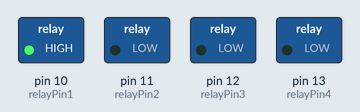
Bench run of a sketch on a simulated Arduino Uno, built with avr-gcc and run on an emulated ATmega328P. On the bench: switched loads named in the sketch (green lamp = pin HIGH). Dashed ring = blinking.

Above: at 0.5 s.
Timing chart, 0 to 4.6 s (numbered marks = the images above):
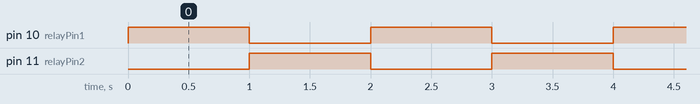

The sketch:

DC-Motor-Control-with-Relays.ino
```cpp
// Define the digital pin numbers connected to the relay control pins
const int relayPin1 = 10;
const int relayPin2 = 11;
const int relayPin3 = 12;
const int relayPin4 = 13;

void setup() {
  // Set the relay control pins as outputs
  pinMode(relayPin1, OUTPUT);
  pinMode(relayPin2, OUTPUT);
  pinMode(relayPin3, OUTPUT);
  pinMode(relayPin4, OUTPUT);
}

void loop() {
  // Turn on Relay 1 and rotate the motor in one direction
  digitalWrite(relayPin1, HIGH);
  delay(1000);
  digitalWrite(relayPin1, LOW);

  // Turn on Relay 2 and rotate the motor in the other direction
  digitalWrite(relayPin2, HIGH);
  delay(1000);
  digitalWrite(relayPin2, LOW);

  // Repeat the same process for the other two relays if needed
}
```

Measured:
- by itself, pin 10 (relayPin1), pin 11 (relayPin2): alternates HIGH for 1.0 s and LOW for 1.0 s
- by itself, everything shown: repeats every 2.0 s, in 3 steps
